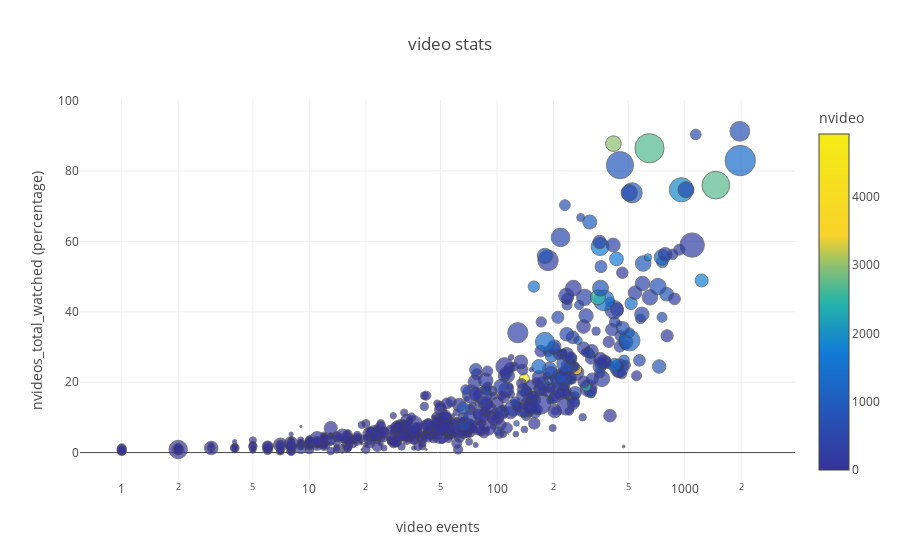

The notebook cell saved with this chart:
### Code cell
scatter_function((mo.nseek_video+pc.npause_video), (mo.nvideos_total_watched * 100), mo.user_id, mo.sum_dt, 10000, mo.nvideo, "nvideo", 'video stats', 'video stats', 'video events', 'log', 'nvideos_total_watched (percentage)')

### Figure 1 — Plotly figure (JSON) as saved in the notebook; plotly's stock layout.template omitted (floating-point values rounded to 4 significant figures; data arrays with more than 128 entries replaced by an {"elided": "..."} marker saying what was removed)
{"data": [{"marker": {"color": {"elided": "743 int values"}, "colorbar": {"title": "nvideo"}, "colorscale": [[0, "rgb(244,236,21)"], [0.3, "rgb(249,210,41)"], [0.4, "rgb(134,191,118)"], [0.5, "rgb(37,180,167)"], [0.65, "rgb(17,123,215)"], [1, "rgb(54,50,153)"]], "line": {"color": "#444"}, "opacity": 0.7, "reversescale": true, "size": {"elided": "743 float values"}, "sizemode": "diameter", "sizeref": 10000}, "mode": "markers", "name": "video stats", "text": {"elided": "743 int values"}, "type": "scatter", "x": {"elided": "745 int values"}, "y": {"elided": "743 float values"}}], "layout": {"hovermode": "closest", "title": "video stats", "xaxis": {"title": "video events", "type": "log"}, "yaxis": {"title": "nvideos_total_watched (percentage)"}}}
